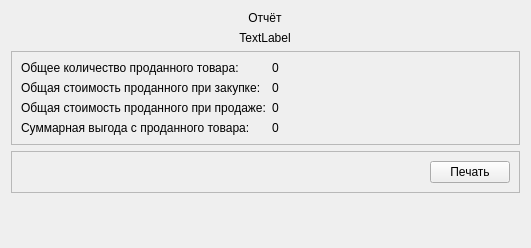
                     <widget class="QWidget" name="scrollAreaWidgetContents_8">
                      <property name="geometry">
                       <rect>
                        <x>0</x>
                        <y>0</y>
                        <width>531</width>
                        <height>248</height>
                       </rect>
                      </property>
                      <layout class="QGridLayout" name="gridLayout_63">
                       <item row="0" column="0" rowspan="2">
                        <spacer name="horizontalSpacer_54">
                         <property name="orientation">
                          <enum>Qt::Horizontal</enum>
                         </property>
                         <property name="sizeHint" stdset="0">
                          <size>
                           <width>224</width>
                           <height>20</height>
                          </size>
                         </property>
                        </spacer>
                       </item>
                       <item row="0" column="3" rowspan="2">
                        <spacer name="horizontalSpacer_55">
                         <property name="orientation">
                          <enum>Qt::Horizontal</enum>
                         </property>
                         <property name="sizeHint" stdset="0">
                          <size>
                           <width>224</width>
                           <height>20</height>
                          </size>
                         </property>
                        </spacer>
                       </item>
                       <item row="3" column="0" colspan="4">
                        <widget class="QFrame" name="frame_2">
                         <property name="frameShape">
                          <enum>QFrame::StyledPanel</enum>
                         </property>
                         <property name="frameShadow">
                          <enum>QFrame::Raised</enum>
                         </property>
                         <layout class="QGridLayout" name="gridLayout_65">
                          <item row="0" column="0">
                           <spacer name="horizontalSpacer_56">
                            <property name="orientation">
                             <enum>Qt::Horizontal</enum>
                            </property>
                            <property name="sizeHint" stdset="0">
                             <size>
                              <width>404</width>
                              <height>20</height>
                             </size>
                            </property>
                           </spacer>
                          </item>
                          <item row="0" column="1">
                           <widget class="QPushButton" name="pushButton_FinancialReportPrint">
                            <property name="text">
                             <string>Печать</string>
                            </property>
                           </widget>
                          </item>
                         </layout>
                        </widget>
                       </item>
                       <item row="4" column="1">
                        <spacer name="verticalSpacer_17">
                         <property name="orientation">
                          <enum>Qt::Vertical</enum>
                         </property>
                         <property name="sizeHint" stdset="0">
                          <size>
                           <width>20</width>
                           <height>44</height>
                          </size>
                         </property>
                        </spacer>
                       </item>
                       <item row="2" column="0" colspan="4">
                        <widget class="QFrame" name="frame">
                         <property name="frameShape">
                          <enum>QFrame::StyledPanel</enum>
                         </property>
                         <property name="frameShadow">
                          <enum>QFrame::Raised</enum>
                         </property>
                         <layout class="QGridLayout" name="gridLayout_62">
                          <item row="0" column="0">
                           <widget class="QLabel" name="label_12">
                            <property name="text">
                             <string>Общее количество проданного товара:</string>
                            </property>
                           </widget>
                          </item>
                          <item row="0" column="1">
                           <widget class="QLabel" name="label_FinancialReportNumberSaleProduct">
                            <property name="text">
                             <string>0</string>
                            </property>
                           </widget>
                          </item>
                          <item row="0" column="2" rowspan="2">
                           <spacer name="horizontalSpacer_53">
                            <property name="orientation">
                             <enum>Qt::Horizontal</enum>
                            </property>
                            <property name="sizeHint" stdset="0">
                             <size>
                              <width>246</width>
                              <height>20</height>
                             </size>
                            </property>
                           </spacer>
                          </item>
                          <item row="1" column="0">
                           <widget class="QLabel" name="label_13">
                            <property name="text">
                             <string>Общая стоимость проданного при закупке:</string>
                            </property>
                           </widget>
                          </item>
                          <item row="1" column="1">
                           <widget class="QLabel" name="label_SumCostSalePurchase">
                            <property name="text">
                             <string>0</string>
                            </property>
                           </widget>
                          </item>
                          <item row="2" column="0">
                           <widget class="QLabel" name="label_14">
                            <property name="text">
                             <string>Общая стоимость проданного при продаже:</string>
                            </property>
                           </widget>
                          </item>
                          <item row="2" column="1">
                           <widget class="QLabel" name="label_SumCostSale">
                            <property name="text">
                             <string>0</string>
                            </property>
                           </widget>
                          </item>
                          <item row="3" column="0">
                           <widget class="QLabel" name="label_15">
                            <property name="text">
                             <string>Суммарная выгода с проданного товара:</string>
                            </property>
                           </widget>
                          </item>
                          <item row="3" column="1">
                           <widget class="QLabel" name="label_SumBenefit">
                            <property name="text">
                             <string>0</string>
                            </property>
                           </widget>
                          </item>
                         </layout>
                        </widget>
                       </item>
                       <item row="0" column="1" colspan="2">
                        <widget class="QLabel" name="label_10">
                         <property name="text">
                          <string>Отчёт</string>
                         </property>
                         <property name="alignment">
                          <set>Qt::AlignCenter</set>
                         </property>
                        </widget>
                       </item>
                       <item row="1" column="1" colspan="2">
                        <widget class="QLabel" name="label_FinancialReportPeriod">
                         <property name="text">
                          <string>TextLabel</string>
                         </property>
                         <property name="alignment">
                          <set>Qt::AlignCenter</set>
                         </property>
                        </widget>
                       </item>
                      </layout>
                     </widget>
